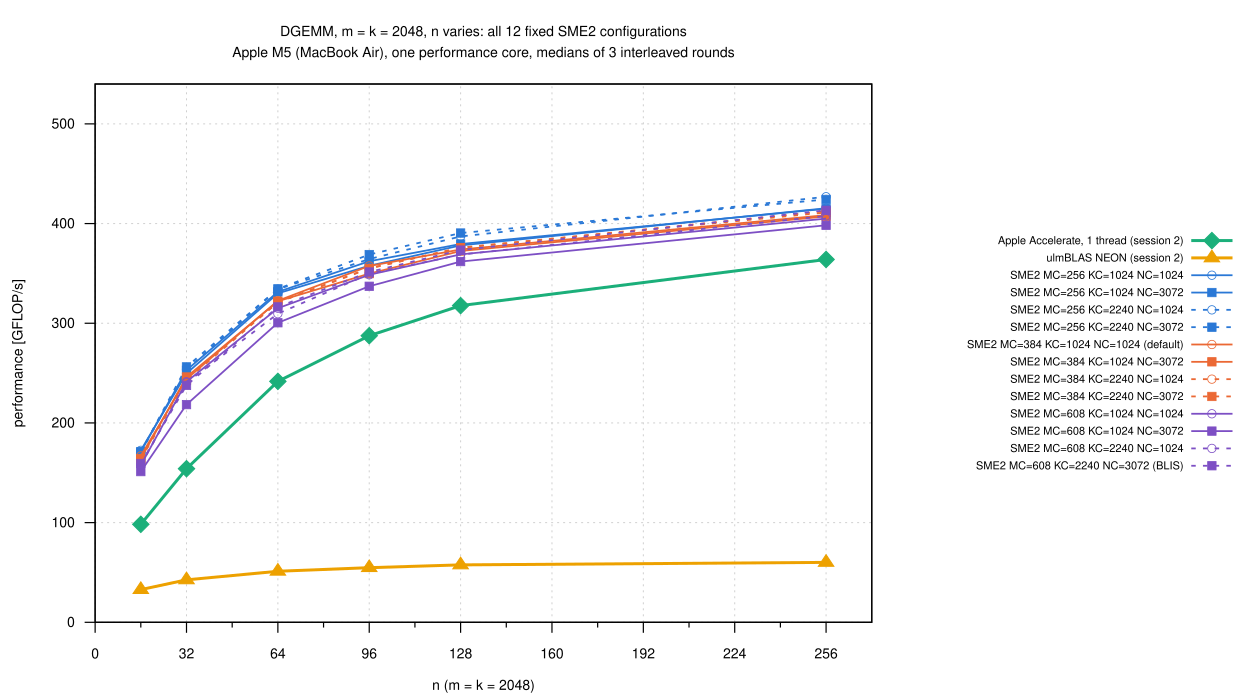

The gnuplot source for this figure:
load "_style.gp"

set terminal svg size 1250,700 dynamic enhanced font "Helvetica,14" background rgb "white"
set output "small_n_all.svg"
set xrange [0:272]
set xtics 0, 32, 256
set mxtics 2
set yrange [0:540]
set key outside right center vertical font ",11" spacing 1.05 nobox
FILE = "small_n.csv"; XCOL = "n"; XLABEL = "n (m = k = 2048)"; VARS = ALL
TITLE = "DGEMM, m = k = 2048, n varies: all 12 fixed SME2 configurations\nApple M5 (MacBook Air), one performance core, medians of 3 interleaved rounds"
load "_family.gp"
